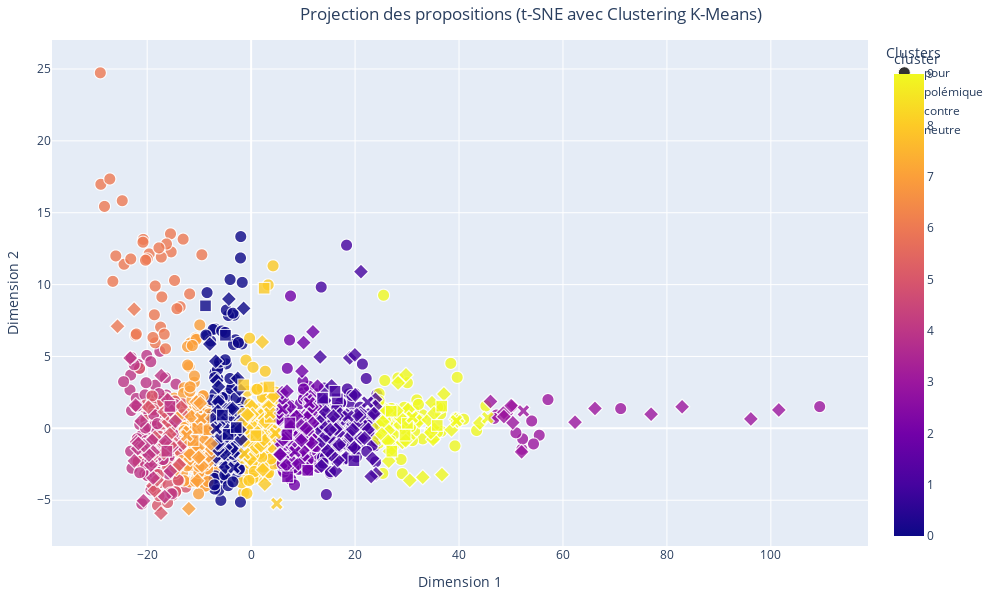

Notebook code for this chart:
### Code cell
import plotly.express as px
from sklearn.manifold import TSNE
from sklearn.preprocessing import StandardScaler
from sklearn.cluster import KMeans
import pandas as pd
import matplotlib.pyplot as plt  # Pour obtenir la palette 'tab10'

# Normalisation des vecteurs
scaler = StandardScaler()
vectors_normalized = scaler.fit_transform(proposition_vectors)

# Réduction de dimension à 50 avec PCA
pca = PCA(n_components=50, random_state=42)
vectors_pca_50 = pca.fit_transform(vectors_normalized)

# Réduction des vecteurs à 2 dimensions avec t-SNE
tsne = TSNE(n_components=2, random_state=42, perplexity=30, n_iter=1000)
word_vectors_2d = tsne.fit_transform(vectors_pca_50)

# Appliquer le clustering K-Means
n_clusters = 10
kmeans = KMeans(n_clusters=n_clusters, random_state=42)
cluster = kmeans.fit_predict(vectors_pca_50)
data['cluster'] = cluster

# Préparer les données pour le graphique
dim = []
for i in range(1,51):
    dim.append("Dim"+str(i))
df1 = pd.DataFrame(vectors_pca_50, columns=dim)
df1['propositions'] = data['Proposition']
df1['cluster'] = cluster
df1['vote'] = data['Catégorie']
df1['proposition_vectors'] = data['mean_vector']

# Créer le graphique interactif avec Plotly
fig = px.scatter(
    df1,
    x='Dim1',
    y='Dim2',
    symbol='vote',  # Utiliser la colonne 'vote' pour les symboles
    color='cluster',  # Utiliser les clusters pour la coloration
    hover_name='propositions',  # Afficher les propositions lors du survol
    title="Projection des propositions (t-SNE avec Clustering K-Means)",
    labels={'Dim1': 'Dimension 1', 'Dim2': 'Dimension 2', 'vote': 'Avis des citoyens'},
    color_discrete_sequence='hsv',  # Utiliser la palette tab10 comme séquence discrète
    category_orders={"cluster": [str(i) for i in range(n_clusters)]},
    width=1000,
    height=600
)

# Personnaliser les points : ajouter des bordures
fig.update_traces(marker=dict(
    size=12,  # Taille des points
    opacity=0.8,  # Transparence
    line=dict(width=1, color='white')  # Bordure noire avec une épaisseur de 2
))

# Ajouter un titre pour la légende des clusters
fig.update_layout(
    legend_title="Clusters",
    title_x=0.3,  # Centrer le titre
    margin=dict(l=40, r=40, t=40, b=40)
)

# Afficher le graphique
fig.show()

### Figure 1 — Plotly figure (JSON) as saved in the notebook; plotly's stock layout.template omitted (floating-point values rounded to 4 significant figures; data arrays with more than 128 entries replaced by an {"elided": "..."} marker saying what was removed)
{"data": [{"hovertemplate": "<b>%{hovertext}</b><br><br>Avis des citoyens=pour<br>Dimension 1=%{x}<br>Dimension 2=%{y}<br>cluster=%{marker.color}<extra></extra>", "hovertext": {"elided": "1506 str values"}, "legendgroup": "pour", "marker": {"color": {"elided": "1506 int values"}, "coloraxis": "coloraxis", "line": {"color": "white", "width": 1}, "opacity": 0.8, "size": 12, "symbol": "circle"}, "mode": "markers", "name": "pour", "showlegend": true, "type": "scattergl", "x": {"elided": "1506 float values"}, "xaxis": "x", "y": {"elided": "1506 float values"}, "yaxis": "y"}, {"hovertemplate": "<b>%{hovertext}</b><br><br>Avis des citoyens=polémique<br>Dimension 1=%{x}<br>Dimension 2=%{y}<br>cluster=%{marker.color}<extra></extra>", "hovertext": {"elided": "356 str values"}, "legendgroup": "polémique", "marker": {"color": {"elided": "356 int values"}, "coloraxis": "coloraxis", "line": {"color": "white", "width": 1}, "opacity": 0.8, "size": 12, "symbol": "diamond"}, "mode": "markers", "name": "polémique", "showlegend": true, "type": "scattergl", "x": {"elided": "356 float values"}, "xaxis": "x", "y": {"elided": "356 float values"}, "yaxis": "y"}, {"hovertemplate": "<b>%{hovertext}</b><br><br>Avis des citoyens=contre<br>Dimension 1=%{x}<br>Dimension 2=%{y}<br>cluster=%{marker.color}<extra></extra>", "hovertext": ["Il faut créer des créneaux horaires réservés aux activités sportives dans les parcs.", "Il faut supprimer/diminuer les remboursements des médicaments des personnes qui pourraient se soigner grâce à l'activité physique.", "Il faut la rendre obligatoire afin de beneficier de soins médicaux", "Il faut rendre les inscriptions gratuites dans les clubs de sport en compensant cette gratuité par des subventions publiques", "Il faut inciter fiscalement à prendre un coach sportif personnel", "Il faut permettre aux employeurs de payer mieux ceux qui sont actifs en sport que les sédentaires.Des employés en forme sont plus avantageux", "Il faut interdire tous les véhicules à moteur et supprimer des places de parking dans les centres villes pour inciter les citoyens à marcher", "Il faut inscrire la pratique d’une activité physique quotidienne dans la Constitution", "Il faut interdire les jeux olympiques, surtout en France.", "Il faut rendre gratuits les places aux JO pour les licenciés", "Il faut donner une prime CPAM en proportion du nombre d’heures de sport mensuelles. Grâce à une appli gérée par le ministère de la Santé", "Il faut lever l’interdiction du port du voile dans les fédérations françaises", "Il faut pénaliser les déplacements courts en voiture.", "Il faut mettre en place des jeux vidéo interactifs qui récompensent les activités physiques réelles.", "Il faut interdire l’arrêt et le stationnement à moins d’un kilomètre des établissements scolaires.", "Il faut du temps et par conséquent favoriser un 100% télétravail", "Il faut changer les équipes de haut niveau et les membres des fédérations dès lors qu’il n’y a eu aucune qualification olympique", "Il faut favoriser les réunions non formelles au sein de l'entreprise en invitant les conjoints pour des thés ou dîners dansants.", "Il faut interdire les sports non écologiques comme le ski et la formule 1", "Il faut que tout le monde prennent des trotinettes ou des vélos électriques c'est bon pour la planète.", "Il faut offrir 1 ou 2 jours de CP, payés par l’Etat, à qui le souhaite, pendant les JO, pour regarder les épreuves et susciter des vocations", "Il faut interdire toutes les demandes de certificats médicaux que ce soit pour les clubs, les professionnels et les compétitions.", "Il faut augmenter les cotisations sociales de ceux qui ne s'inscrive dans aucun sport. ", "Il faut augmenter le prix des carburants pour inciter à aller à pied (au moins partiellement). Pas à vélo! A pied!", "Il faut augmenter les cotisations sociales des non-sportifs. Ils coutent plus cher à la sécu, c'est à eux de payer.", "Il faut adopter un chien ça fera à minima 45 minutes de marche 3 fois par jour", "Il faut pouvoir exclure tout membre d’une fédération qui n’est pas au résultat et éviter qu’il reprenne sa place", "Il faut réduire le nombre d'arrêt de bus en ville pour obliger la marche, un pour 500m semble juste.", "Il faut inciter les Français à s'équiper de montres connectées pour les stimuler à bouger et atteindre des (petits) objectifs quotidiens.", "Il faut encourager les garçons à s'inscrire dans un club de football ou de rugby."], "legendgroup": "contre", "marker": {"color": [0, 2, 1, 4, 7, 7, 1, 2, 4, 7, 9, 9, 8, 1, 9, 8, 2, 1, 9, 0, 9, 8, 7, 0, 0, 0, 2, 8, 8, 9], "coloraxis": "coloraxis", "line": {"color": "white", "width": 1}, "opacity": 0.8, "size": 12, "symbol": "square"}, "mode": "markers", "name": "contre", "showlegend": true, "type": "scattergl", "x": [-4.426, 10.89, 16.6, -16.21, -11.16, -9.08, 13.74, 7.005, -15.63, -10.29, 35.81, 27.07, 2.497, 19.77, 26.95, 3.432, 6.875, 16.13, 36.68, -4.946, 30.08, 0.915, -8.133, -8.782, -2.851, -5.526, 7.45, -1.431, 3.68, 29.62], "xaxis": "x", "y": [-0.4233, -2.922, 2.05, -1.592, -0.8489, 0.6111, 2.1, -3.375, 1.524, -0.007132, 0.2021, -1.587, 9.747, -2.255, 1.196, 2.88, -0.4393, 2.578, 1.546, 6.471, 0.3388, -0.5085, -0.09286, 8.522, 0.05325, 0.9233, 0.3703, 3.02, 0.7681, -0.4689], "yaxis": "y"}, {"hovertemplate": "<b>%{hovertext}</b><br><br>Avis des citoyens=neutre<br>Dimension 1=%{x}<br>Dimension 2=%{y}<br>cluster=%{marker.color}<extra></extra>", "hovertext": ["Il faut que le double projet d'un.e SHN soit réellement pris en compte par les DTN et CTN", "Il faut régulièrement évaluer les actions des CTN", "Il faut que les SHN listés aient les mêmes avantages notamment dans les Creps (accès aux services médicaux et psycho)", "Il faut faciliter la vie de nos SHN au collège prévoir des heures prof pour le rattrapage après compétition. ", "Il faut faire la promotion d'applications comme HelloSport.", "Il faut soutenir les applications comme weward et surtout que l'état propose une application du style car - de gens dans les hôpitaux.", "Il faut proposer des APPN dans toutes les écoles et pas seulement au sein des QPV pour faire aimer le sport de plein air", "Il faut que le département puisse payer les entraîneurs en fonction du nombre de licenciés (ce qui en entraînera une hausse)", "Il faut voir qu'il y a l'offre tremplin strict à 11 séances en Maison Sport Santé. Mais une PMR à vie n'a pas accès à un sport normal après.", "Il faut lutter contre l'insuffisance de financement pérenne des MSS afin de sécuriser leur modèle éco déjà très fragilisé par l'offre privée", "Il faut donner une note de difficultés d'une activité physique et du niveau. Cela existe pour des activités comme le trekking.", "Il faut renforcer les MSS car elles ont l'obligation de sensibiliser et promouvoir l'activité physique. Promouvoir une nouvelle culture", "Il faut tracer simplement sur le sol les lignes délimitant les terrains de sport de tous les sports olympiques pour faire du air-sport.", "Il faut faire payer le montant des adhésions à un club sportif (en Sport Adapté, en sport loisirs ou en Sport compétition)", "Il faut créer sur les montres connectées une activité \"Trajet sans voiture\" qui compte la distance totale parcourue et aussi les pas.", "Il faut être plus présent dans les salles", "Il faut aider financièrement le SHN afin de lui permettre de se déplacer sur les compét et d'assurer son avenir "], "legendgroup": "neutre", "marker": {"color": [9, 9, 1, 0, 3, 8, 7, 8, 7, 2, 8, 0, 2, 8, 1, 2, 9], "coloraxis": "coloraxis", "line": {"color": "white", "width": 1}, "opacity": 0.8, "size": 12, "symbol": "x"}, "mode": "markers", "name": "neutre", "showlegend": true, "type": "scattergl", "x": [45.53, 39.51, 18.64, -6.694, 52.4, 4.673, -12.39, 3.592, -9.666, 11.19, 4.936, -3.288, 6.045, -1.292, 22.4, 8.428, 31.01], "xaxis": "x", "y": [0.7372, 0.5258, 0.8558, -0.0131, 1.21, -0.3447, -0.5023, 1.055, 0.7058, 1.774, -5.233, -2.732, 1.342, -1.759, 1.819, -1.62, 0.7767], "yaxis": "y"}], "layout": {"coloraxis": {"colorbar": {"title": {"text": "cluster"}}, "colorscale": [[0, "#0d0887"], [0.1111, "#46039f"], [0.2222, "#7201a8"], [0.3333, "#9c179e"], [0.4444, "#bd3786"], [0.5556, "#d8576b"], [0.6667, "#ed7953"], [0.7778, "#fb9f3a"], [0.8889, "#fdca26"], [1, "#f0f921"]]}, "height": 600, "legend": {"title": {"text": "Clusters"}, "tracegroupgap": 0}, "margin": {"b": 40, "l": 40, "r": 40, "t": 40}, "title": {"text": "Projection des propositions (t-SNE avec Clustering K-Means)", "x": 0.3}, "width": 1000, "xaxis": {"anchor": "y", "domain": [0, 1], "title": {"text": "Dimension 1"}}, "yaxis": {"anchor": "x", "domain": [0, 1], "title": {"text": "Dimension 2"}}}}
